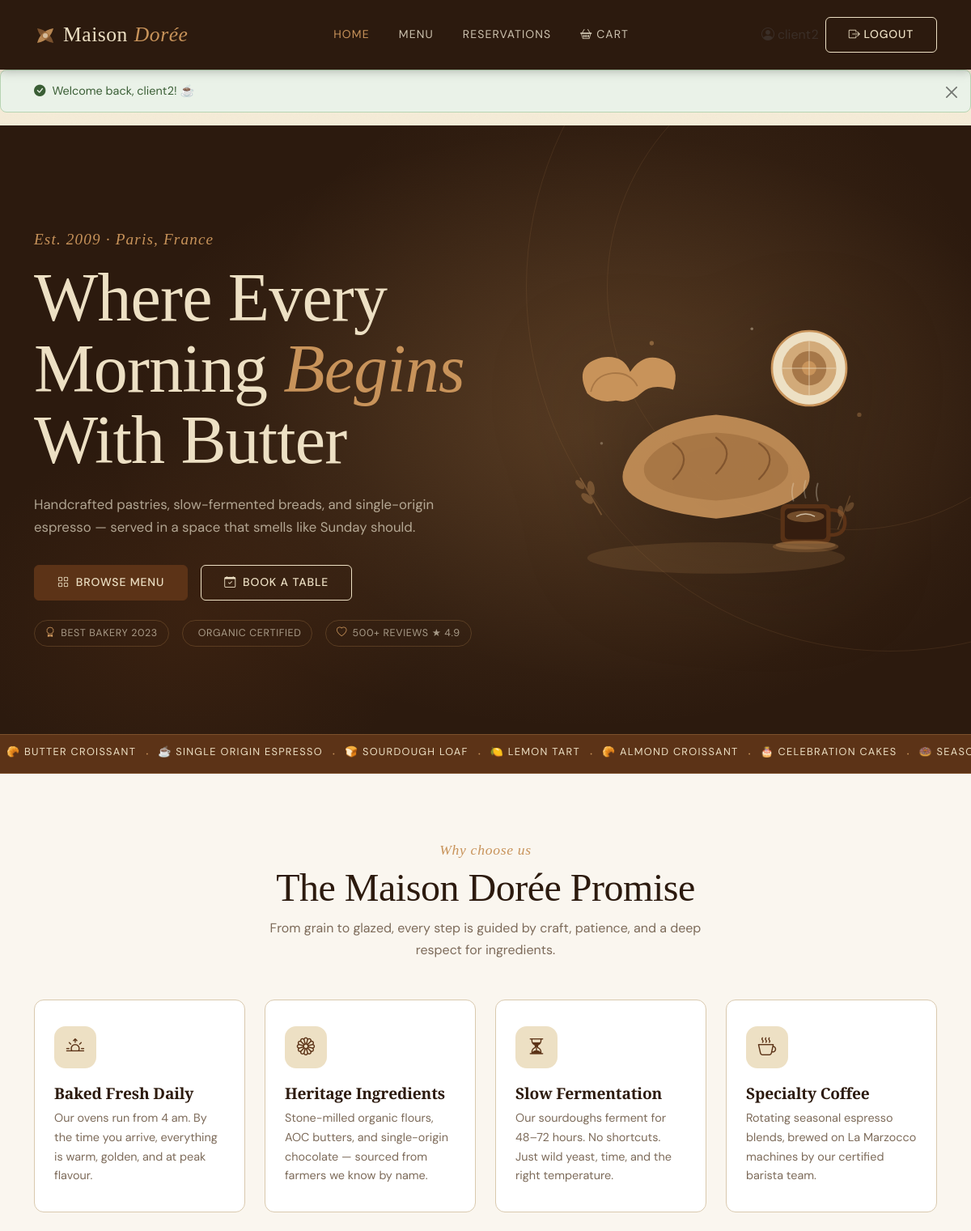
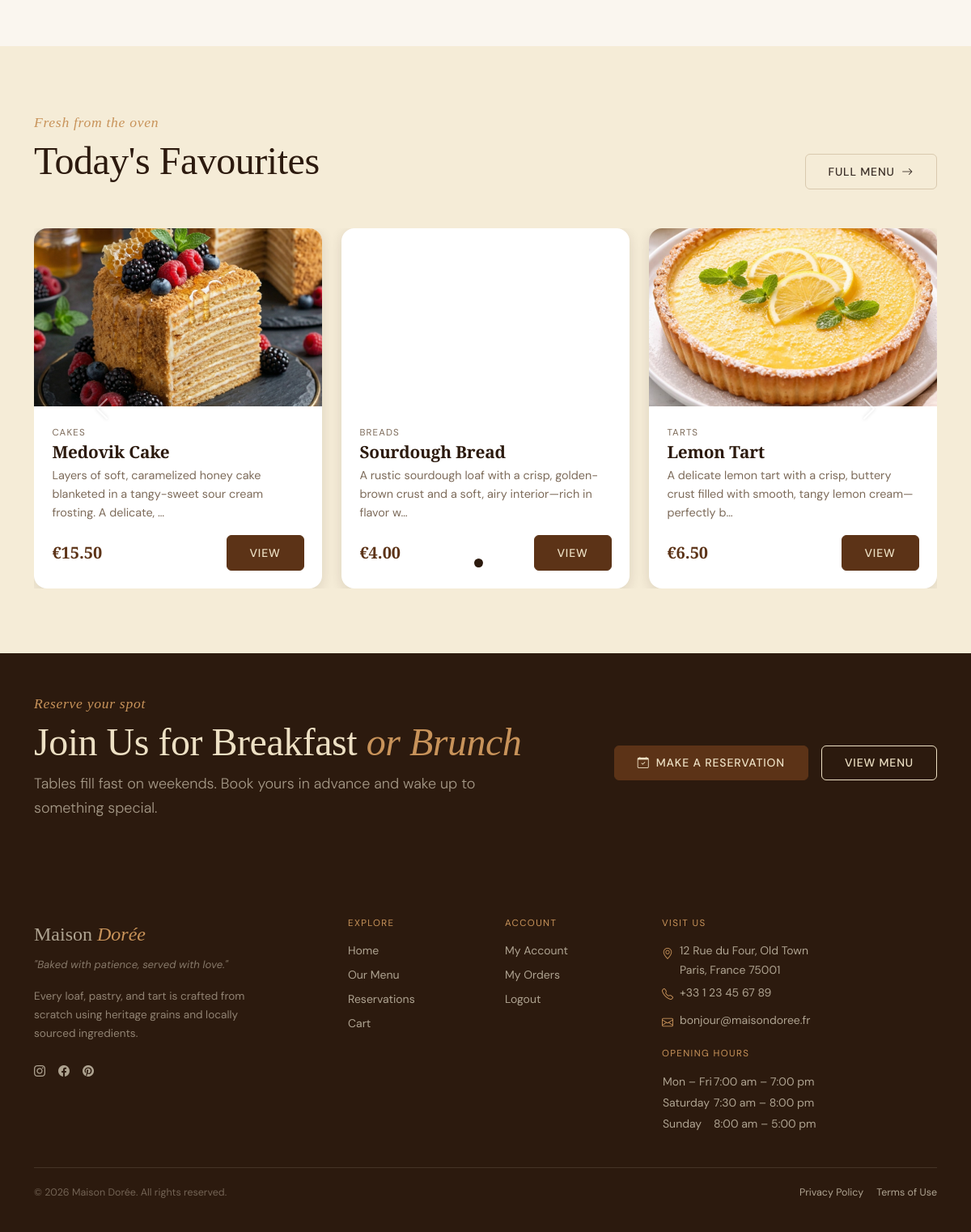
/ (signed in), run on the app's committed database (2 pictures, top to bottom).
### tables this page shows
CREATE TABLE `products` (
  `id` int(11) NOT NULL,
  `category_id` int(11) DEFAULT NULL,
  `name` varchar(100) NOT NULL,
  `description` text DEFAULT NULL,
  `price` decimal(10,2) NOT NULL,
  `image_url` varchar(255) DEFAULT NULL
);

CREATE TABLE `categories` (
  `id` int(11) NOT NULL,
  `name` varchar(50) NOT NULL
);

### db_connect.php (called while the page is built, shortened)
<?php
function db(): PDO {
    static $pdo = null;
    $dsn = sprintf('mysql:host=%s;port=%s;dbname=%s;charset=%s', DB_HOST, DB_PORT, DB_NAME, DB_CHARSET);
    $options = [
        PDO::ATTR_ERRMODE            => PDO::ERRMODE_EXCEPTION,
        PDO::ATTR_DEFAULT_FETCH_MODE => PDO::FETCH_ASSOC,
        PDO::ATTR_EMULATE_PREPARES   => false,
    ];
    try {
        $pdo = new PDO($dsn, DB_USER, DB_PASS, $options);
    } catch (PDOException $e) {
        error_log($e->getMessage());
        exit('Connection failed.');
    }
    return $pdo;
}
function db_fetch_all(string $sql, array $params = []): array {
    $stmt = db()->prepare($sql);
    $stmt->execute($params);
    return $stmt->fetchAll();
}
?>

### index.php (the view, shortened to what this page needs)
<?php
require_once __DIR__ . '/db_connect.php';
$homeProducts = db_fetch_all(
    'SELECT p.id, p.name, p.description, p.price, p.image_url, c.name AS category_name
     FROM products p
     JOIN categories c ON c.id = p.category_id
     ORDER BY p.id DESC
     LIMIT 4'
);
require_once __DIR__ . '/header.php';
?>
<section class="hero" aria-label="Welcome to Maison Dorée">
    <div class="hero__bg" aria-hidden="true"></div>
    <div class="hero__ring hero__ring--1" aria-hidden="true"></div>
    <div class="hero__ring hero__ring--2" aria-hidden="true"></div>
    <div class="container position-relative z-1">
        <div class="row align-items-center min-vh-hero">
            <div class="col-12 col-lg-6 hero__content">
                <span class="hero__eyebrow animate-fade-up" style="--delay:.1s">
                    Est. 2009 · Paris, France
                </span>
                <h1 class="hero__title animate-fade-up" style="--delay:.2s">
                    Where Every<br>
                    Morning <em>Begins</em><br>
                    With Butter
                </h1>
                <p class="hero__sub animate-fade-up" style="--delay:.35s">
                    Handcrafted pastries, slow-fermented breads, and single-origin
                    espresso — served in a space that smells like Sunday should.
                </p>
                <div class="hero__cta d-flex flex-wrap gap-3 animate-fade-up" style="--delay:.5s">
                    <a href="products.php" class="btn btn-primary btn-lg">
                        <i class="bi bi-grid me-2" aria-hidden="true"></i>Browse Menu
                    </a>
                    <a href="reservation.php" class="btn btn-outline-light btn-lg">
                        <i class="bi bi-calendar-check me-2" aria-hidden="true"></i>Book a Table
                    </a>
                </div>
                <div class="hero__badges d-flex flex-wrap gap-3 mt-4 animate-fade-up" style="--delay:.65s"
                     aria-label="Awards and certifications">
                    <span class="hero__badge">
                        <i class="bi bi-award" aria-hidden="true"></i> Best Bakery 2023
                    </span>
                    <span class="hero__badge">
                        <i class="bi bi-leaf" aria-hidden="true"></i> Organic Certified
                    </span>
                    <span class="hero__badge">
                        <i class="bi bi-heart" aria-hidden="true"></i> 500+ Reviews ★ 4.9
                    </span>
                </div>
            </div>
            <div class="col-12 col-lg-6 d-none d-lg-flex justify-content-center align-items-center">
                <div class="hero__illustration animate-fade-in" style="--delay:.3s" aria-hidden="true">
                </div>
            </div>
        </div>
    </div>
</section>
<div class="marquee-strip" aria-hidden="true">
    <div class="marquee-track">
        <?php
        $items = [
            '🥐 Butter Croissant',
            '☕ Single Origin Espresso',
            '🍞 Sourdough Loaf',
            '🍋 Lemon Tart',
            '🥐 Almond Croissant',
            '🎂 Celebration Cakes',
            '🍩 Seasonal Specials',
            '☕ Cold Brew',
        ];
        $all = array_merge($items, $items, $items);
        foreach ($all as $item): ?>
            <span class="marquee-item"><?= htmlspecialchars($item) ?></span>
            <span class="marquee-sep" aria-hidden="true">·</span>
        <?php endforeach; ?>
    </div>
</div>
<section class="section section-milk" aria-labelledby="features-heading">
    <div class="container">
        <div class="text-center mb-5">
            <span class="label-script">Why choose us</span>
            <h2 class="section-title" id="features-heading">The Maison Dorée Promise</h2>
            <p class="section-subtitle mx-auto">
                From grain to glazed, every step is guided by craft, patience, and a deep
                respect for ingredients.
            </p>
        </div>
        <div class="row g-4">
            <?php
            $features = [
                [
                    'icon'  => 'bi-sunrise',
                    'title' => 'Baked Fresh Daily',
                    'body'  => 'Our ovens run from 4 am. By the time you arrive, everything is warm, golden, and at peak flavour.',
                ],
                [
                    'icon'  => 'bi-flower1',
                    'title' => 'Heritage Ingredients',
                    'body'  => 'Stone-milled organic flours, AOC butters, and single-origin chocolate — sourced from farmers we know by name.',
                ],
                [
                    'icon'  => 'bi-hourglass-split',
                    'title' => 'Slow Fermentation',
                    'body'  => 'Our sourdoughs ferment for 48–72 hours. No shortcuts. Just wild yeast, time, and the right temperature.',
                ],
                [
                    'icon'  => 'bi-cup-hot',
                    'title' => 'Specialty Coffee',
                    'body'  => 'Rotating seasonal espresso blends, brewed on La Marzocco machines by our certified barista team.',
                ],
            ];
            foreach ($features as $f): ?>
                <div class="col-12 col-sm-6 col-lg-3">
                    <div class="feature-card">
                        <div class="feature-card__icon" aria-hidden="true">
                            <i class="bi <?= $f['icon'] ?>"></i>
                        </div>
                        <h3 class="feature-card__title"><?= htmlspecialchars($f['title']) ?></h3>
                        <p class="feature-card__body"><?= htmlspecialchars($f['body']) ?></p>
                    </div>
                </div>
            <?php endforeach; ?>
        </div>
    </div>
</section>
<section class="section section-cream" aria-labelledby="teaser-heading">
    <div class="container">
        <div class="row align-items-end mb-5">
            <div class="col">
                <span class="label-script">Fresh from the oven</span>
                <h2 class="section-title" id="teaser-heading">Today's Favourites</h2>
            </div>
            <div class="col-auto">
                <a href="products.php" class="btn btn-ghost">
                    Full Menu <i class="bi bi-arrow-right ms-1" aria-hidden="true"></i>
                </a>
            </div>
        </div>
        <?php
            $itemsPerSlide = 3;
            $slides = array_chunk($homeProducts, $itemsPerSlide);
        ?>
        <div id="homeProductCarousel" class="carousel slide" data-bs-ride="carousel" data-bs-interval="6000">
            <div class="carousel-indicators">
                <?php foreach ($slides as $slideIndex => $slide): ?>
                    <button
                        type="button"
                        data-bs-target="#homeProductCarousel"
                        data-bs-slide-to="<?= $slideIndex ?>"
                        class="<?= $slideIndex === 0 ? 'active' : '' ?>"
                        aria-current="<?= $slideIndex === 0 ? 'true' : 'false' ?>"
                        aria-label="Slide <?= $slideIndex + 1 ?>">
                    </button>
                <?php endforeach; ?>
            </div>
            <div class="carousel-inner">
                <?php foreach ($slides as $slideIndex => $slide): ?>
                    <div class="carousel-item <?= $slideIndex === 0 ? 'active' : '' ?>">
                        <div class="row g-4 carousel-row">
                            <?php foreach ($slide as $item):
                                $price = number_format((float) ($item['price'] ?? 0), 2);
                                $thumbStyle = !empty($item['image_url'])
                                    ? 'background-image:url(images/' . htmlspecialchars($item['image_url'], ENT_QUOTES) . ');'
                                    : 'background-color:#C8935A;';
                                $itemLink = !empty($item['id'])
                                    ? 'product_details.php?id=' . (int) $item['id']
                                    : 'products.php';
                            ?>
                                <div class="col-12 col-md-6 col-lg-4">
                                    <article class="card product-teaser-card carousel-card" aria-label="<?= htmlspecialchars($item['name']) ?>">
                                        <div class="product-teaser-card__thumb" style="<?= $thumbStyle ?>" aria-hidden="true">
                                        </div>
                                        <div class="card-body">
                                            <p class="product-teaser-card__cat"><?= htmlspecialchars($item['category_name'] ?? '') ?></p>
                                            <h3 class="card-title"><?= htmlspecialchars($item['name']) ?></h3>
                                            <p class="card-text mb-3"><?= htmlspecialchars(mb_strimwidth($item['description'] ?? '', 0, 100, '…')) ?></p>
                                            <div class="d-flex justify-content-between align-items-center">
                                                <span class="card-price">€<?= $price ?></span>
                                                <a href="<?= htmlspecialchars($itemLink, ENT_QUOTES) ?>" class="btn btn-primary btn-sm">
                                                    View
                                                </a>
                                            </div>
                                        </div>
                                    </article>
                                </div>
                            <?php endforeach; ?>
                        </div>
                    </div>
                <?php endforeach; ?>
            </div>
            <?php if (count($slides) > 1): ?>
                <button class="carousel-control-prev" type="button" data-bs-target="#homeProductCarousel" data-bs-slide="prev">
                    <span class="carousel-control-prev-icon" aria-hidden="true"></span>
                </button>
                <button class="carousel-control-next" type="button" data-bs-target="#homeProductCarousel" data-bs-slide="next">
                    <span class="carousel-control-next-icon" aria-hidden="true"></span>
                </button>
            <?php endif; ?>
        </div>
    </div>
</section>
<section class="section-espresso py-5" aria-labelledby="cta-heading">
    <div class="container">
        <div class="row align-items-center g-4">
            <div class="col-12 col-lg-7">
                <span class="label-script" style="color:var(--cafe-caramel)">Reserve your spot</span>
                <h2 class="section-title text-parchment" id="cta-heading" style="color:var(--cafe-parchment);">
                    Join Us for Breakfast <em style="color:var(--cafe-caramel); font-style:italic;">or Brunch</em>
                </h2>
                <p class="lead" style="color:rgba(245,236,215,.6); max-width:52ch;">
                    Tables fill fast on weekends. Book yours in advance and wake up to something special.
                </p>
            </div>
            <div class="col-12 col-lg-5 d-flex gap-3 justify-content-lg-end flex-wrap">
                <a href="reservation.php" class="btn btn-primary btn-lg">
                    <i class="bi bi-calendar-check me-2" aria-hidden="true"></i>Make a Reservation
                </a>
                <a href="products.php" class="btn btn-outline-light btn-lg">
                    View Menu
                </a>
            </div>
        </div>
    </div>
</section>
<?php require_once __DIR__ . '/footer.php'; ?>

### index.php (style rules this page uses)
.hero { background-color: var(--cafe-espresso); padding: 6rem 0 5rem; overflow: hidden; position: relative; }
.min-vh-hero { min-height: 72vh; }
.hero__bg { position: absolute; inset: 0; background: radial-gradient(ellipse 60% 80% at 65% 40%, rgba(200,147,90,.15) 0%, transparent 65%), radial-gradient(ellipse 40% 50% at 20% 80%, rgba(92,51,23,.3) 0%, transparent 60%); pointer-events: none; }
.hero__ring { position: absolute; border-radius: 50%; border: 1px solid rgba(200,147,90,.12); pointer-events: none; }
.hero__ring--1 { width:600px; height:600px; top:-100px; right:-150px; }
.hero__ring--2 { width:900px; height:900px; top:-250px; right:-350px; }
.animate-fade-up { opacity: 0; transform: translateY(22px); animation: fadeUp .7s ease forwards; animation-delay: var(--delay, 0s); }
.animate-fade-in { opacity: 0; animation: fadeIn .9s ease forwards; animation-delay: var(--delay, 0s); }
.hero__illustration { filter: drop-shadow(0 20px 60px rgba(0,0,0,.35)); }
.hero__badge { display: inline-flex; align-items: center; gap: .4rem; font-size: .78rem; letter-spacing: .05em; text-transform: uppercase; color: rgba(245,236,215,.6); border: 1px solid rgba(200,147,90,.25); padding: .3rem .8rem; border-radius: 2rem; }
.hero__badge i { color: var(--cafe-caramel); }
.marquee-strip { background-color: var(--cafe-coffee); overflow: hidden; padding: .6rem 0; border-top: 1px solid rgba(200,147,90,.3); border-bottom: 1px solid rgba(200,147,90,.3); }
.marquee-track { display: flex; white-space: nowrap; animation: marquee 35s linear infinite; }
.marquee-item { font-size: .8rem; letter-spacing: .1em; text-transform: uppercase; color: var(--cafe-parchment); padding: 0 .5rem; }
.marquee-sep { color: var(--cafe-caramel); padding: 0 .25rem; }
.feature-card { padding: 2rem 1.5rem; border-radius: var(--bs-border-radius-lg); background: var(--cafe-white); border: 1px solid var(--cafe-border); height: 100%; transition: box-shadow var(--transition-base), transform var(--transition-base); }
.feature-card__icon { width: 52px; height: 52px; display: flex; align-items: center; justify-content: center; border-radius: 14px; background: var(--cafe-parchment); color: var(--cafe-coffee); font-size: 1.4rem; margin-bottom: 1.25rem; transition: background var(--transition-base), color var(--transition-base); }
.feature-card__title { font-family: var(--font-display); font-size: 1.2rem; font-weight: 600; color: var(--cafe-espresso); margin-bottom: .5rem; }
.feature-card__body { font-size: .9rem; color: var(--cafe-muted); line-height:1.65; margin:0; }
.product-teaser-card__thumb { height: 220px; display: flex; align-items: center; justify-content: center; position: relative; overflow: hidden; background-size: cover; background-position: center; }
.product-teaser-card__cat { font-size: .72rem; letter-spacing: .1em; text-transform: uppercase; color: var(--cafe-muted); margin-bottom: .2rem; }
.carousel-card { border: none; border-radius: 1rem; overflow: hidden; box-shadow: var(--shadow-md); height: 100%; transition: box-shadow var(--transition-base), transform var(--transition-base); }
.carousel-row { align-items: stretch; }
.carousel .carousel-control-prev, .carousel .carousel-control-next { filter: drop-shadow(0 0 2px rgba(0,0,0,.3)); }
.carousel-indicators [data-bs-target] { width: 11px; height: 11px; border-radius: 50%; background-color: rgba(255,255,255,.7); }
.carousel-indicators .active { background-color: var(--cafe-espresso); }

### data on the page
products: image_url (picture), category.name "CAKES", name "Medovik Cake", description "Layers of soft, caramelized honey cake blanketed in a tangy-sweet sour cream frosting. A delicate, …", price "15.50"
products: category.name "BREADS", name "Sourdough Bread", description "A rustic sourdough loaf with a crisp, golden-brown crust and a soft, airy interior—rich in flavor w…", price "4.00"
products: image_url (picture), category.name "TARTS", name "Lemon Tart", description "A delicate lemon tart with a crisp, buttery crust filled with smooth, tangy lemon cream—perfectly b…", price "6.50"

### other printed values
$_SESSION['username'] "client2"
$flash['message'] "Welcome back, client2! ☕"
$item "🥐 BUTTER CROISSANT"
$item "☕ SINGLE ORIGIN ESPRESSO"
$item "🍞 SOURDOUGH LOAF"
$item "🍋 LEMON TART"
$item "🥐 ALMOND CROISSANT"
$item "🎂 CELEBRATION CAKES"
$item "🍩…"
$f['title'] "Baked Fresh Daily"
$f['body'] "Our ovens run from 4 am. By the time you arrive, everything is warm, golden, and at peak flavour."
$f['title'] "Heritage Ingredients"
$f['body'] "Stone-milled organic flours, AOC butters, and single-origin chocolate — sourced from farmers we know by name."
$f['title'] "Slow Fermentation"
$f['body'] "Our sourdoughs ferment for 48–72 hours. No shortcuts. Just wild yeast, time, and the right temperature."
